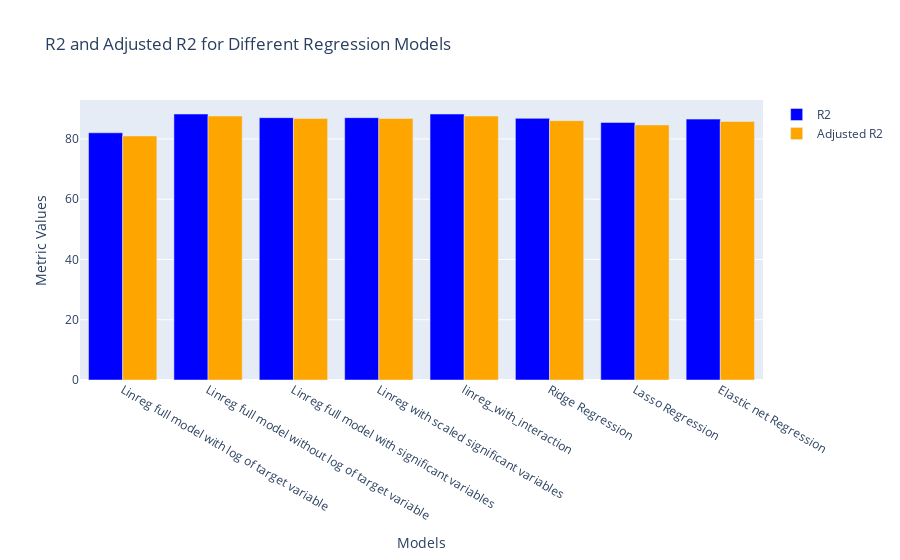

Here is the notebook cell this chart was saved with:
### Code cell
import plotly.graph_objects as go
models=score_card['Model_Name']
r2_values=round(score_card['R-Squared']*100,2)
adj_r2_values=round(score_card['Adj. R-Squared']*100,2)

# Create traces for R2 and adjusted R2
trace_r2 = go.Bar(x=models, y=r2_values, name='R2', marker=dict(color='blue'))
trace_adj_r2 = go.Bar(x=models, y=adj_r2_values, name='Adjusted R2', marker=dict(color='orange'))

# Create layout
layout = go.Layout(
    title='R2 and Adjusted R2 for Different Regression Models',
    xaxis=dict(title='Models'),
    yaxis=dict(title='Metric Values'),
    barmode='group'
)

# Create figure
fig = go.Figure(data=[trace_r2, trace_adj_r2], layout=layout)

# Display the interactive plot
fig.show()

### Figure 1 — Plotly figure (JSON) as saved in the notebook; plotly's stock layout.template omitted (floating-point values rounded to 4 significant figures)
{"data": [{"marker": {"color": "blue"}, "name": "R2", "type": "bar", "x": ["Linreg full model with log of target variable", "Linreg full model without log of target variable", "Linreg full model with significant variables", "Linreg with scaled significant variables", "linreg_with_interaction", "Ridge Regression", "Lasso Regression", "Elastic net Regression"], "y": [82.04, 88.28, 87.06, 87.06, 88.28, 86.84, 85.48, 86.58]}, {"marker": {"color": "orange"}, "name": "Adjusted R2", "type": "bar", "x": ["Linreg full model with log of target variable", "Linreg full model without log of target variable", "Linreg full model with significant variables", "Linreg with scaled significant variables", "linreg_with_interaction", "Ridge Regression", "Lasso Regression", "Elastic net Regression"], "y": [81, 87.6, 86.82, 86.82, 87.6, 86.08, 84.64, 85.8]}], "layout": {"barmode": "group", "title": {"text": "R2 and Adjusted R2 for Different Regression Models"}, "xaxis": {"title": {"text": "Models"}}, "yaxis": {"title": {"text": "Metric Values"}}}}
